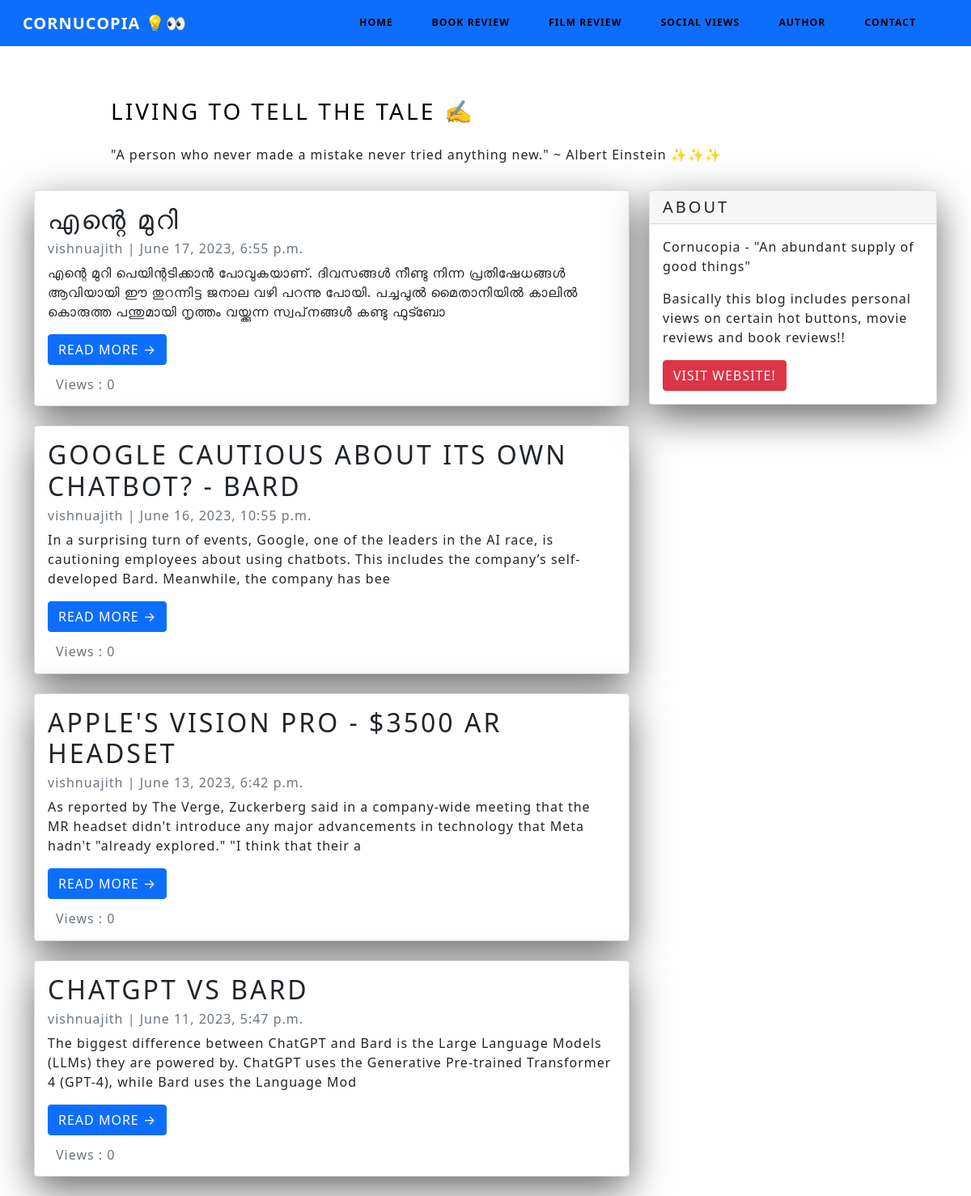
The page /general.html on the database its author committed.
### App/models.py (models this page shows)
class Post(models.Model):
    title = models.CharField(max_length = 200, unique=True)
    slug = models.SlugField(max_length = 200, unique=True)
    author = models.ForeignKey(User, on_delete=models.CASCADE, related_name='blog_posts')
    created_on = models.DateTimeField(auto_now_add=True)
    updated_on = models.DateTimeField(auto_now_add=True)
    content = models.TextField()
    status = models.IntegerField(choices=STATUS, default=0)
    image = models.ImageField(upload_to='media/', blank=True, null=True)
    type = models.CharField(max_length=20, choices=TYPE_CHOICES, default='general')
    view_count = models.PositiveIntegerField(default=0)

### App/views.py (the view)
# urls.py: path('general.html', views.NavG.as_view(), name='general'),
class NavG(generic.ListView):
    queryset = Post.objects.filter(status=1).order_by('-created_on')
    template_name = 'general.html'

### App/templates/general.html (shortened to what this page needs)
{% extends "base.html" %}
{% block content %}
<header class="masthead">
  <div class="container">
    <div class="row">
      <div class=" col-md-8 col-md-10 mx-auto">
        <div class="site-heading">
          <h3 class=" site-heading my-4 mt-3 text-black"> Living to tell the tale ✍️ </h3>
          <p class="text-dark">"A person who never made a mistake never tried anything new." ~ Albert Einstein ✨✨✨ </p>
        </div>
      </div>
    </div>
  </div>
</header>
<div class="container">
  <div class="row">
    <div class="col-md-8 mt-3 left">
      {% for post in post_list %}
      {% if post.type == 'general' %}
      <div class="card mb-4">
        <div class="card-body">
          <h2 class="card-title">{{ post.title }}</h2>
          <p class="card-text text-muted h6">{{ post.author }} | {{ post.created_on}} </p>
          <p class="card-text">{{post.content|slice:":200"}}</p>
          <a href="{% url 'post_detail' post.slug  %}" class="btn btn-primary" onclick="incrementCounter('{{ post.id }}')">Read More &rarr;</a>
          <p class="card-text text-muted h6" style="margin-top: 15px;margin-left: 10px;">Views : {{ post.view_count }}</p>
        </div>
      </div>
      {% endif %}
      {% endfor %}
    </div>
    {% block sidebar %}
    {% include 'sidebar.html' %}
    {% endblock sidebar %}
  </div>
</div>
{%endblock%}

### App/templates/sidebar.html (style rules this page uses)
.card { box-shadow: 0 16px 48px #6a6a6b; }

### rows shown on the page
Post: title "എന്റെ മുറി", author "vishnuajith", created_on "June 17, 2023, 6:55 p.m.", content "എന്റെ മുറി പെയിന്റടിക്കാൻ പോവുകയാണ്. ദിവസങ്ങൾ നീണ്ടു നിന്ന പ്രതിഷേധങ്ങൾ ആവിയായി ഈ തുറന്നിട്ട ജനാല വഴി പറന്നു പോയി. പച്ചപുൽ മൈതാനിയിൽ കാലിൽ കൊരുത്ത പന്തുമായി നൃത്തം വയ്ക്കുന്ന സ്വപ്‌നങ്ങൾ കണ്ടു ഫുട്ബോ", view_count "0"
Post: title "GOOGLE CAUTIOUS ABOUT ITS OWN CHATBOT? - BARD", author "vishnuajith", created_on "June 16, 2023, 10:55 p.m.", content "In a surprising turn of events, Google, one of the leaders in the AI race, is cautioning employees about using chatbots. This includes the company’s self-developed Bard. Meanwhile, the company has bee", view_count "0"
Post: title "APPLE'S VISION PRO - $3500 AR HEADSET", author "vishnuajith", created_on "June 13, 2023, 6:42 p.m.", content "As reported by The Verge, Zuckerberg said in a company-wide meeting that the MR headset didn't introduce any major advancements in technology that Meta hadn't \"already explored.\" \"I think that their a", view_count "0"
Post: title "CHATGPT VS BARD", author "vishnuajith", created_on "June 11, 2023, 5:47 p.m.", content "The biggest difference between ChatGPT and Bard is the Large Language Models (LLMs) they are powered by. ChatGPT uses the Generative Pre-trained Transformer 4 (GPT-4), while Bard uses the Language Mod", view_count "0"
